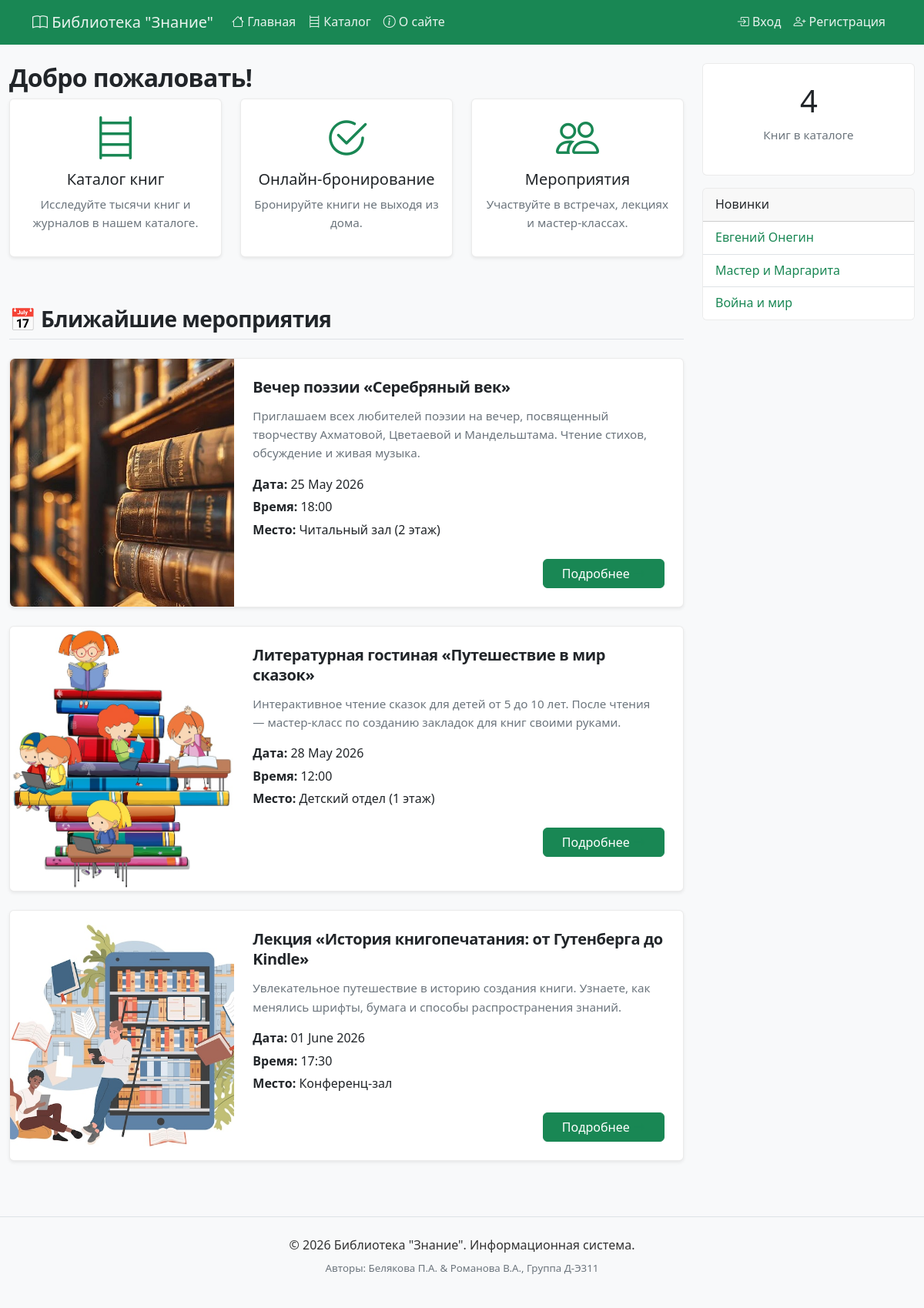
The app's page /, older data.
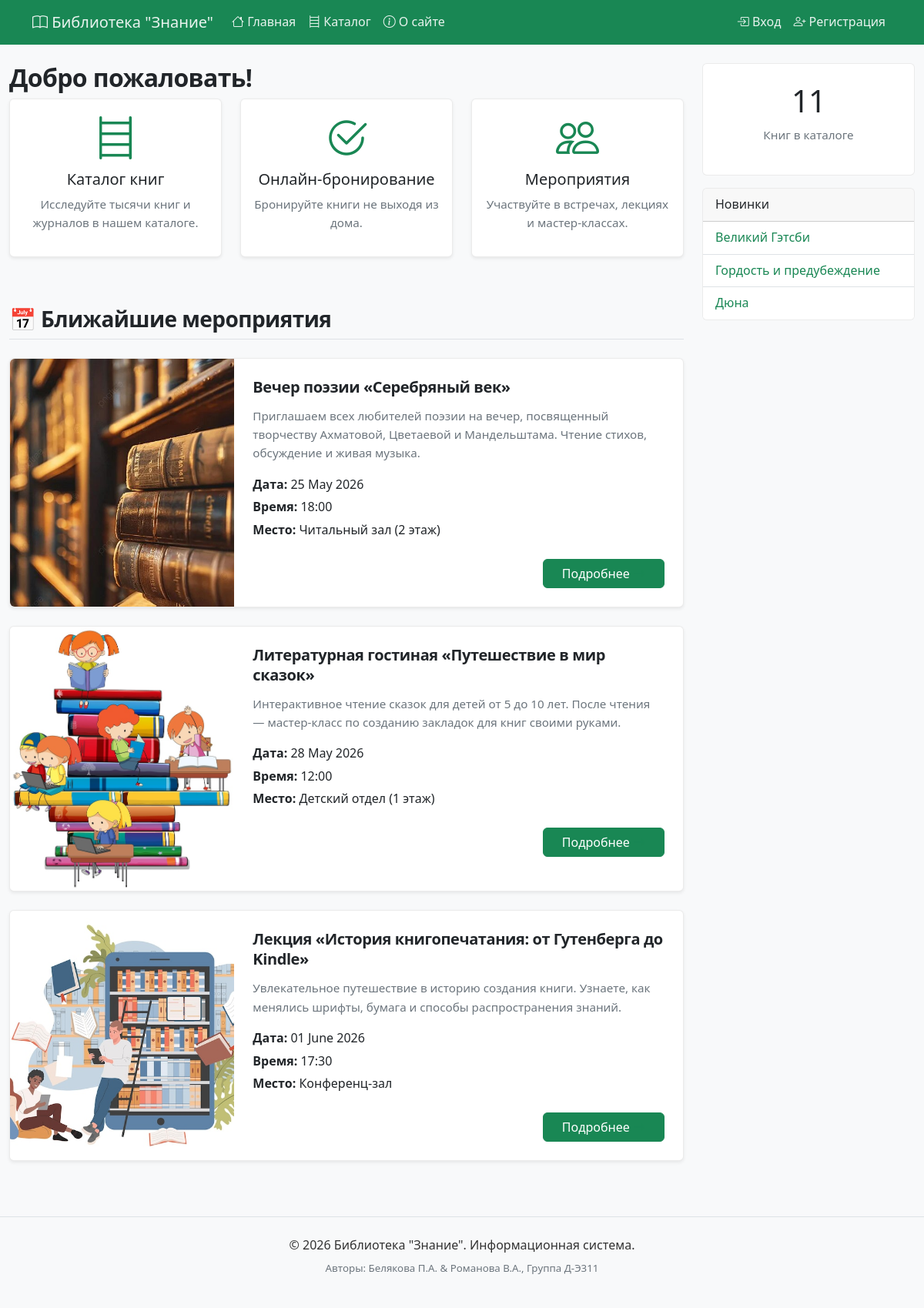
The same page, newer data.
### catalog/models.py (models this page shows, shortened)
class Event(models.Model):
    title = models.CharField("Название мероприятия", max_length=200)
    slug = models.SlugField("URL-адрес", max_length=200, unique=True)
    description = models.TextField("Описание", blank=True)
    date = models.DateField("Дата")
    time = models.TimeField("Время")
    location = models.CharField("Место проведения", max_length=200)
    image = models.ImageField("Изображение", upload_to='events/', blank=True, null=True)
    class Meta:
        ordering = ['date']
        verbose_name = "Мероприятие"
        verbose_name_plural = "Мероприятия"
    def get_absolute_url(self):
        return reverse('catalog:event_detail', kwargs={'slug': self.slug})

class Book(models.Model):
    title = models.CharField("Название", max_length=200)
    slug = models.SlugField(
        max_length=200,
        unique=True,
        blank=True,
        null=True  # Важно для существующих книг
    )
    author = models.CharField("Автор", max_length=150)
    isbn = models.CharField("ISBN", max_length=17, unique=True, blank=True, null=True)
    genre = models.ForeignKey("Genre", on_delete=models.SET_NULL, null=True, verbose_name="Жанр", related_name="books")
    is_available = models.BooleanField("Доступна", default=True)
    summary = models.TextField("Описание", blank=True)
    added_at = models.DateTimeField("Добавлено", auto_now_add=True)
    tags = TaggableManager(blank=True, verbose_name="Теги")
    def get_absolute_url(self):
        return reverse('catalog:book_detail', kwargs={'slug': self.slug})
    class Meta:
        ordering = ["-added_at"]

### catalog/views.py (the view)
# urls.py: path('', views.home, name='home'),
def home(request):
    events = Event.objects.all()[:4]
    context = {
        'events': events,
    }
    return render(request, 'catalog/home.html', context)

### catalog/templatetags/library_tags.py (called while the page is built)
@register.simple_tag
def total_books():
    return Book.objects.filter(is_available=True).count()

@register.inclusion_tag('catalog/latest_books.html')
def show_latest_books(count=3):
    latest_books = Book.objects.filter(is_available=True).order_by('-added_at')[:count]
    return {'latest_books': latest_books}

### catalog/templates/catalog/home.html (shortened to what this page needs)
{% extends "catalog/base.html" %}
{% block content %}
  <h2>Добро пожаловать!</h2>
  <div class="row mb-5 text-center">
    <div class="col-md-4 mb-3">
        <div class="card h-100 border-0 shadow-sm p-3">
            <div class="display-4 text-success mb-2"><i class="bi bi-bookshelf"></i></div>
            <h5>Каталог книг</h5>
            <p class="text-muted small">Исследуйте тысячи книг и журналов в нашем каталоге.</p>
        </div>
    </div>
    <div class="col-md-4 mb-3">
        <div class="card h-100 border-0 shadow-sm p-3">
            <div class="display-4 text-success mb-2"><i class="bi bi-check2-circle"></i></div>
            <h5>Онлайн-бронирование</h5>
            <p class="text-muted small">Бронируйте книги не выходя из дома.</p>
        </div>
    </div>
    <div class="col-md-4 mb-3">
        <div class="card h-100 border-0 shadow-sm p-3">
            <div class="display-4 text-success mb-2"><i class="bi bi-people"></i></div>
            <h5>Мероприятия</h5>
            <p class="text-muted small">Участвуйте в встречах, лекциях и мастер-классах.</p>
        </div>
    </div>
</div>
  <div class="row mt-5">
    <div class="col-12">
      <h3 class="border-bottom pb-2 mb-4">📅 Ближайшие мероприятия</h3>
    </div>
    {% if events %}
      <div class="col-12">
        {% for event in events %}
        <div class="card mb-4 shadow-sm">
          <div class="row g-0">
            <div class="col-md-4">
              {% if event.image %}
                <img src="{{ event.image.url }}" class="img-fluid rounded-start w-100 h-100 object-fit-cover" style="min-height: 200px;" alt="{{ event.title }}">
              {% else %}
                <div class="bg-light d-flex align-items-center justify-content-center h-100 text-muted rounded-start" style="min-height: 200px;">
                  <i class="bi bi-calendar-event" style="font-size: 4rem;"></i>
                </div>
              {% endif %}
            </div>
            <div class="col-md-8">
              <div class="card-body d-flex flex-column">
                <h4 class="card-title mb-3">
                  <a href="{{ event.get_absolute_url }}" class="text-decoration-none text-dark fw-bold">{{ event.title }}</a>
                </h4>
                <p class="card-text text-muted mb-3">
                  {{ event.description|truncatewords:25 }}
                </p>
                <div class="mb-4">
                  <p class="mb-1"><strong> Дата:</strong> {{ event.date|date:"d E Y" }}</p>
                  <p class="mb-1"><strong> Время:</strong> {{ event.time|date:"H:i" }}</p>
                  <p class="mb-0"><strong> Место:</strong> {{ event.location }}</p>
                </div>
                <div class="mt-auto text-end">
                  <a href="{{ event.get_absolute_url }}" class="btn btn-success px-4">
                    Подробнее <i class="bi bi-arrow-right"></i>
                  </a>
                </div>
              </div>
            </div>
          </div>
        </div>
        {% endfor %}
      </div>
    {% else %}
      <div class="col-12">
        <p class="text-muted">В ближайшее время мероприятий не запланировано.</p>
      </div>
    {% endif %}
  </div>
{% endblock %}

### catalog/templates/catalog/latest_books.html
<div class="card mb-3">
    <div class="card-header"> Новинки</div>
    <ul class="list-group list-group-flush">
        {% for book in latest_books %}
        <li class="list-group-item">
            {% if book.slug %}
                <a href="{{ book.get_absolute_url }}" class="text-success">
                    {{ book.title }}
                </a>
            {% else %}
                <span class="text-muted">{{ book.title }}</span>
            {% endif %}
        </li>
        {% empty %}
        <li class="list-group-item">Книг пока нет</li>
        {% endfor %}
    </ul>
</div>

Row changes from the older to the newer data that the page shows:
no longer on this page (row unchanged): Book: title "Евгений Онегин"
no longer on this page (row unchanged): Book: title "Мастер и Маргарита"
no longer on this page (row unchanged): Book: title "Война и мир"
added Book: title "Великий Гэтсби"
added Book: title "Гордость и предубеждение"
added Book: title "Дюна"
Text that changed along with them:
text no longer shown: "4"
text now shown: "11"
